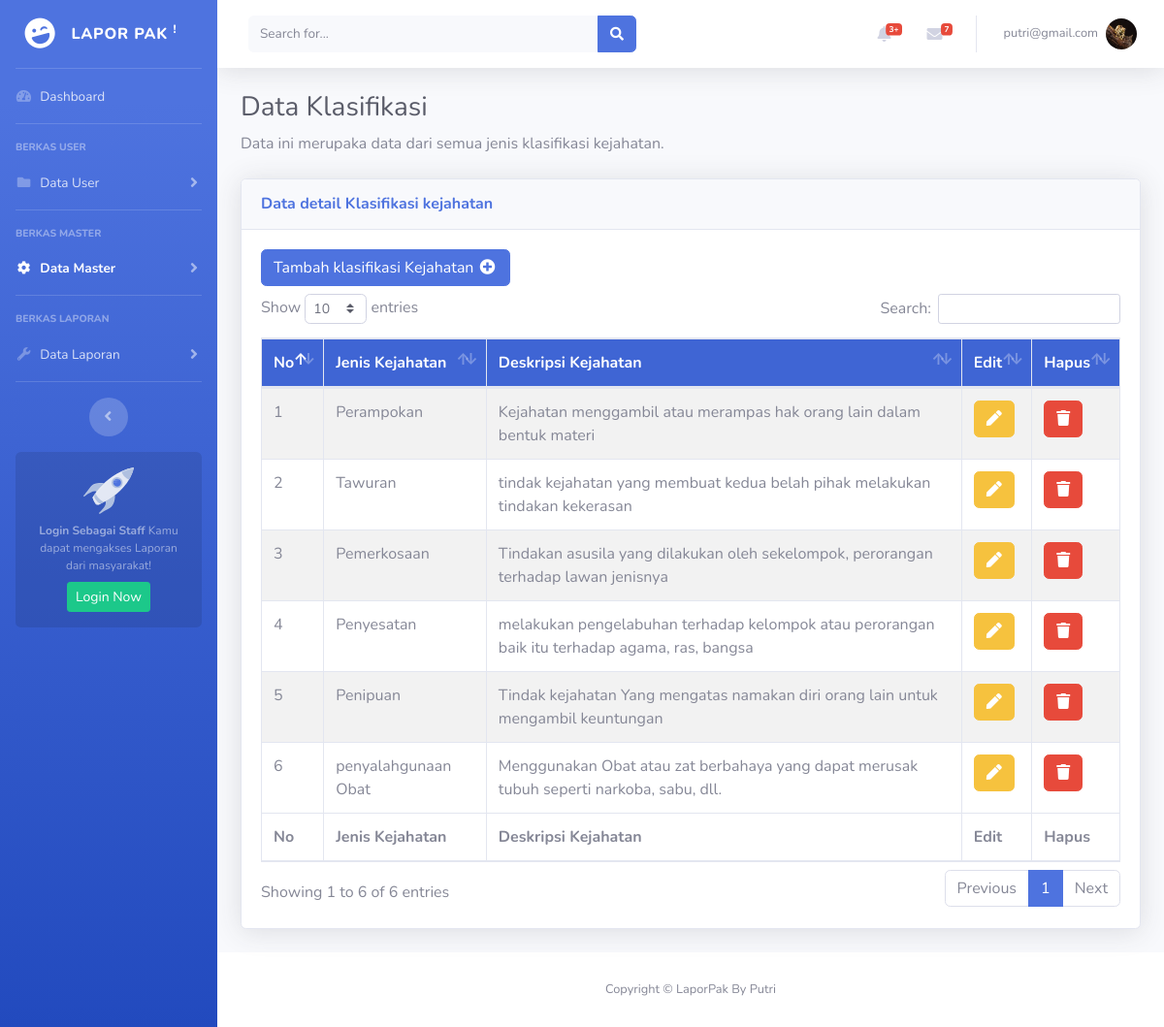
/superadmin/tbl_klasifikasi.php (signed in), run on the app's committed database.
### tables this page shows
CREATE TABLE `klasifikasi` (
  `id_klasifikasi` int(11) NOT NULL,
  `nama_masalah` varchar(300) NOT NULL,
  `deskripsi` text NOT NULL
);

### superadmin/tbl_klasifikasi.php (the view, shortened to what this page needs)
<?php
include 'header.php';
?>
<div class="container-fluid">
    <h1 class="h3 mb-2 text-gray-800">Data Klasifikasi</h1>
    <p class="mb-4">Data ini merupaka data dari semua jenis klasifikasi kejahatan.</p>
    <div class="card shadow mb-4">
        <div class="card-header py-3">
            <h6 class="m-0 font-weight-bold text-primary">Data detail Klasifikasi kejahatan</h6>
        </div>
        <div class="card-body">
            <div class="table-responsive table-striped">
                <div class="mb-2">
                    <a href="form-add-klasifikasi.php" class="btn btn-primary">Tambah klasifikasi Kejahatan <i class="fas fa-fw fa-plus-circle"></i> </a>
                </div>
                <table class="table table-bordered " id="dataTable" width="100%" cellspacing="0">
                    <thead style="background-color: #3f65d4; color: #FFFFFF;">
                        <tr>
                            <th>No</th>
                            <th>Jenis Kejahatan</th>
                            <th>Deskripsi Kejahatan</th>
                            <th>Edit</th>
                            <th>Hapus</th>
                        </tr>
                    </thead>
                    <tfoot>
                        <tr>
                            <th>No</th>
                            <th>Jenis Kejahatan</th>
                            <th>Deskripsi Kejahatan</th>
                            <th>Edit</th>
                            <th>Hapus</th>
                        </tr>
                    </tfoot>
                    <tbody>
                        <?php
                        include "../koneksi.php";
                        $sql = "SELECT * FROM klasifikasi;";
                        $query = mysqli_query($konek, $sql) or die("SQL Anda Salah");
                        $nomor = 0;
                        while ($data = mysqli_fetch_array($query)) {
                            $nomor++;
                        ?>
                            <tr>
                                <td><?= $nomor ?></td>
                                <td><?= $data['nama_masalah'] ?></td>
                                <td><?= $data['deskripsi'] ?></td>
                                <td><a href='form-update-klasifikasi.php?klasifikasiku=<?php echo $data['id_klasifikasi']; ?>' class='btn btn-warning '><i class="fas fa-pen"></i></a>
                                </td>
                                <td><a href='delete/klasifikasi.php?klasifikasi=<?php echo $data['id_klasifikasi']; ?>' class='btn btn-danger '><i class="fas fa-trash"></i></a>
                                </td>
                            </tr>
                        <?php } ?>
                    </tbody>
                </table>
            </div>
        </div>
    </div>
</div>
</div>
<?php
include 'footer.php';
?>

### data on the page
klasifikasi: nama_masalah "Perampokan", deskripsi "Kejahatan menggambil atau merampas hak orang lain dalam bentuk materi"
klasifikasi: nama_masalah "Tawuran", deskripsi "tindak kejahatan yang membuat kedua belah pihak melakukan tindakan kekerasan"
klasifikasi: nama_masalah "Pemerkosaan", deskripsi "Tindakan asusila yang dilakukan oleh sekelompok, perorangan terhadap lawan jenisnya"
klasifikasi: nama_masalah "Penyesatan", deskripsi "melakukan pengelabuhan terhadap kelompok atau perorangan baik itu terhadap agama, ras, bangsa"
klasifikasi: nama_masalah "Penipuan", deskripsi "Tindak kejahatan Yang mengatas namakan diri orang lain untuk mengambil keuntungan"
klasifikasi: nama_masalah "penyalahgunaan Obat", deskripsi "Menggunakan Obat atau zat berbahaya yang dapat merusak tubuh seperti narkoba, sabu, dll."

### other printed values
$email "putri@gmail.com"
